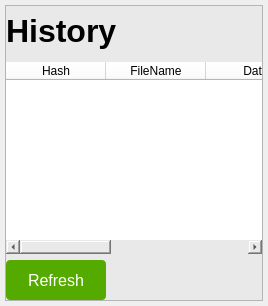
         <widget class="QWidget" name="history_page">
          <layout class="QVBoxLayout" name="verticalLayout_15">
           <property name="leftMargin">
            <number>5</number>
           </property>
           <property name="topMargin">
            <number>5</number>
           </property>
           <property name="rightMargin">
            <number>5</number>
           </property>
           <property name="bottomMargin">
            <number>5</number>
           </property>
           <item>
            <widget class="QFrame" name="frame_14">
             <property name="styleSheet">
              <string notr="true">background:rgb(233,233,233);</string>
             </property>
             <property name="frameShape">
              <enum>QFrame::StyledPanel</enum>
             </property>
             <property name="frameShadow">
              <enum>QFrame::Raised</enum>
             </property>
             <layout class="QVBoxLayout" name="verticalLayout_16">
              <property name="leftMargin">
               <number>0</number>
              </property>
              <property name="topMargin">
               <number>0</number>
              </property>
              <property name="rightMargin">
               <number>0</number>
              </property>
              <property name="bottomMargin">
               <number>0</number>
              </property>
              <item>
               <widget class="QLabel" name="label_3">
                <property name="minimumSize">
                 <size>
                  <width>0</width>
                  <height>50</height>
                 </size>
                </property>
                <property name="maximumSize">
                 <size>
                  <width>150</width>
                  <height>60</height>
                 </size>
                </property>
                <property name="font">
                 <font>
                  <pointsize>24</pointsize>
                  <weight>75</weight>
                  <bold>true</bold>
                 </font>
                </property>
                <property name="styleSheet">
                 <string notr="true">color:rgb(0,0,0);</string>
                </property>
                <property name="text">
                 <string>History</string>
                </property>
                <property name="alignment">
                 <set>Qt::AlignLeading|Qt::AlignLeft|Qt::AlignVCenter</set>
                </property>
               </widget>
              </item>
              <item>
               <widget class="QTableWidget" name="table_view">
                <property name="styleSheet">
                 <string notr="true">background:#fff;
border-radius: 2px;</string>
                </property>
                <attribute name="horizontalHeaderDefaultSectionSize">
                 <number>100</number>
                </attribute>
                <column>
                 <property name="text">
                  <string>Hash</string>
                 </property>
                </column>
                <column>
                 <property name="text">
                  <string>FileName</string>
                 </property>
                </column>
                <column>
                 <property name="text">
                  <string>Date</string>
                 </property>
                </column>
                <column>
                 <property name="text">
                  <string>Size</string>
                 </property>
                </column>
                <column>
                 <property name="text">
                  <string>Class</string>
                 </property>
                </column>
               </widget>
              </item>
              <item>
               <widget class="QPushButton" name="btn_load_history">
                <property name="minimumSize">
                 <size>
                  <width>0</width>
                  <height>40</height>
                 </size>
                </property>
                <property name="maximumSize">
                 <size>
                  <width>100</width>
                  <height>50</height>
                 </size>
                </property>
                <property name="font">
                 <font>
                  <pointsize>12</pointsize>
                 </font>
                </property>
                <property name="cursor">
                 <cursorShape>PointingHandCursor</cursorShape>
                </property>
                <property name="styleSheet">
                 <string notr="true">background-color: rgb(85, 170, 0);
color:#fff;
border-radius:4px;</string>
                </property>
                <property name="text">
                 <string>Refresh</string>
                </property>
                <property name="icon">
                 <iconset>
                  <normaloff>icons/icons8-refresh-30.png</normaloff>icons/icons8-refresh-30.png</iconset>
                </property>
               </widget>
              </item>
             </layout>
            </widget>
           </item>
          </layout>
         </widget>
